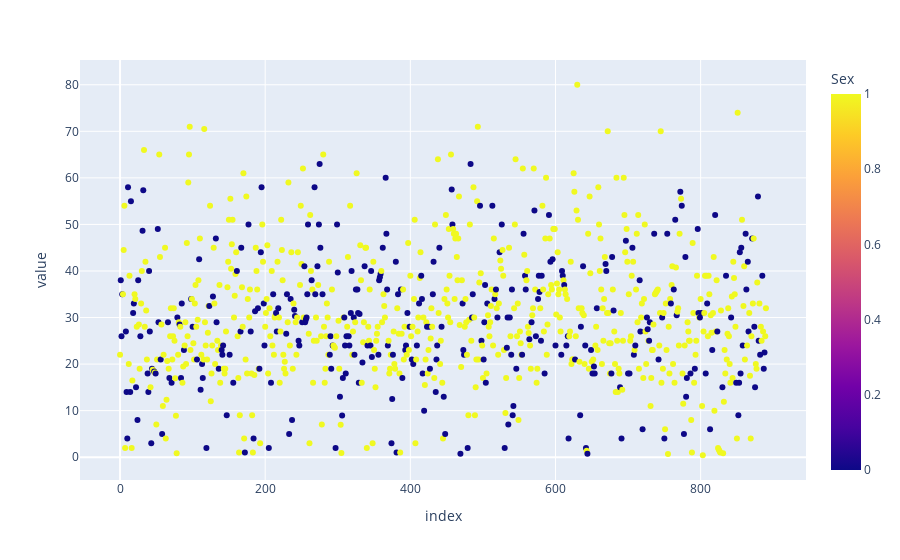

The cell this chart's notebook holds for it:
### Markdown cell above
## Data Visualization Phase

### Code cell
plt.scatter(data_frame=train,y=['Age'],color='Sex')

### Figure 1 — Plotly figure (JSON) as saved in the notebook; plotly's stock layout.template omitted (floating-point values rounded to 4 significant figures; data arrays with more than 128 entries replaced by an {"elided": "..."} marker saying what was removed)
{"data": [{"hovertemplate": "index=%{x}<br>value=%{y}<br>Sex=%{marker.color}<extra></extra>", "legendgroup": "", "marker": {"color": {"elided": "889 int values"}, "coloraxis": "coloraxis", "symbol": "circle"}, "mode": "markers", "name": "", "orientation": "v", "showlegend": false, "type": "scatter", "x": {"elided": "889 int values"}, "xaxis": "x", "y": {"elided": "889 float values"}, "yaxis": "y"}], "layout": {"coloraxis": {"colorbar": {"title": {"text": "Sex"}}, "colorscale": [[0, "#0d0887"], [0.1111, "#46039f"], [0.2222, "#7201a8"], [0.3333, "#9c179e"], [0.4444, "#bd3786"], [0.5556, "#d8576b"], [0.6667, "#ed7953"], [0.7778, "#fb9f3a"], [0.8889, "#fdca26"], [1, "#f0f921"]]}, "legend": {"tracegroupgap": 0}, "margin": {"t": 60}, "xaxis": {"anchor": "y", "domain": [0, 1], "title": {"text": "index"}}, "yaxis": {"anchor": "x", "domain": [0, 1], "title": {"text": "value"}}}}
